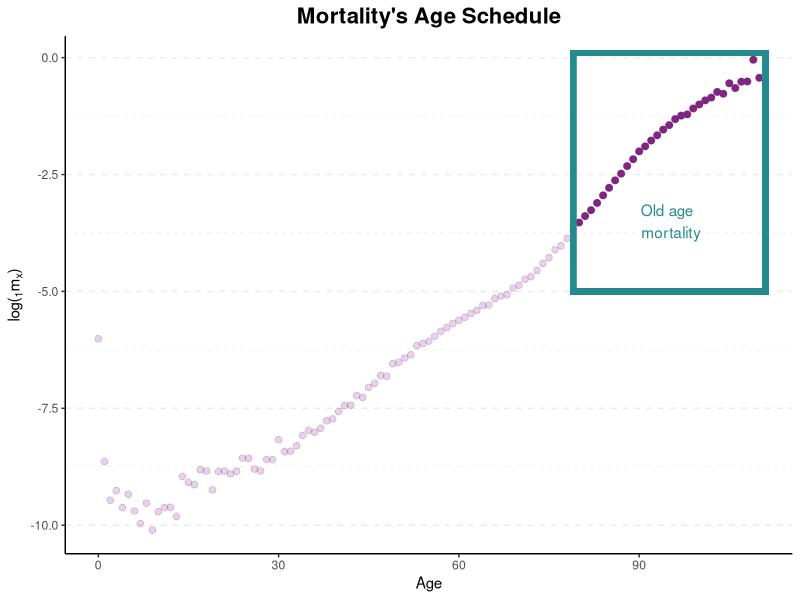
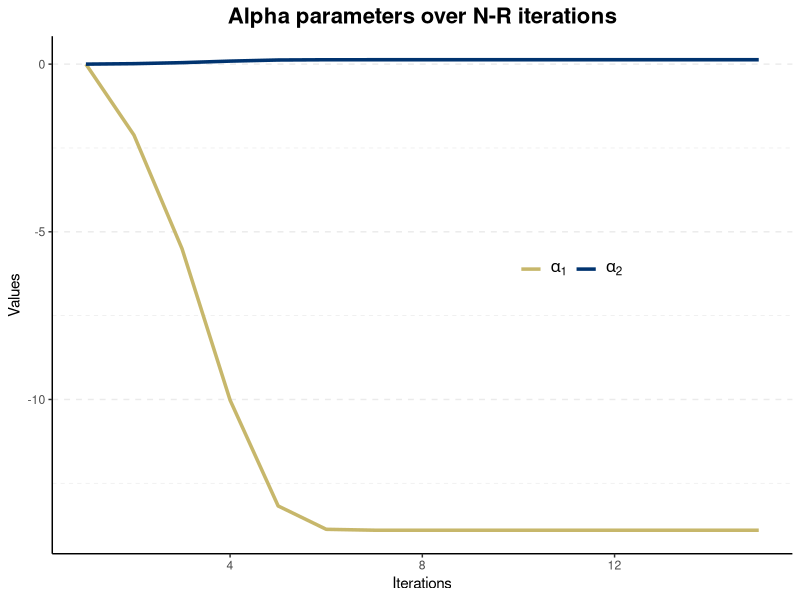
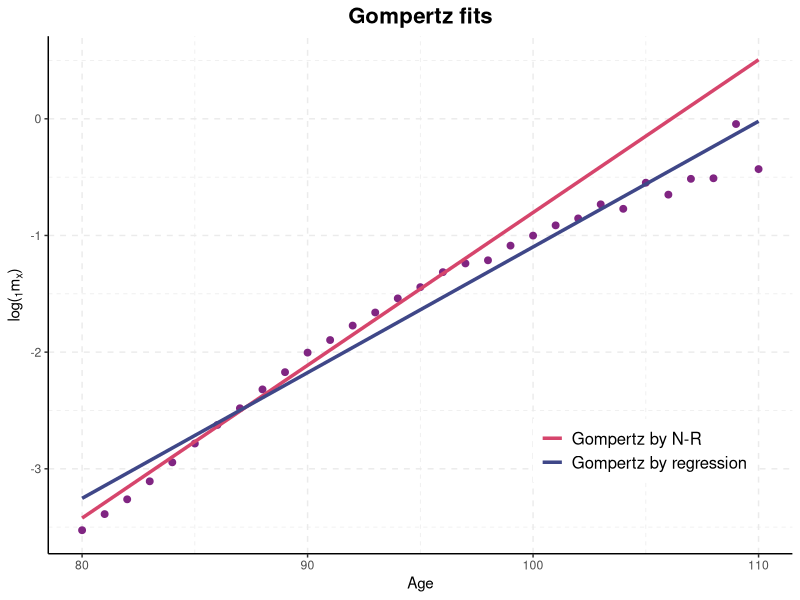
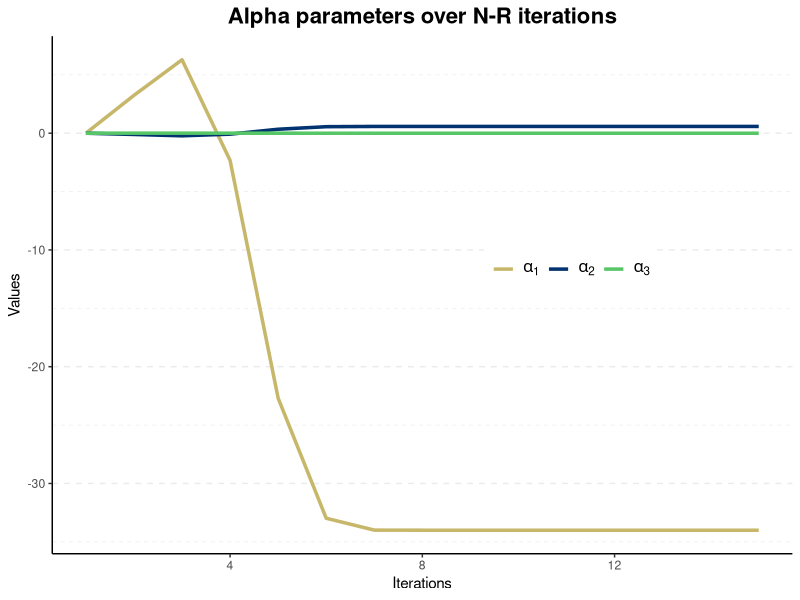
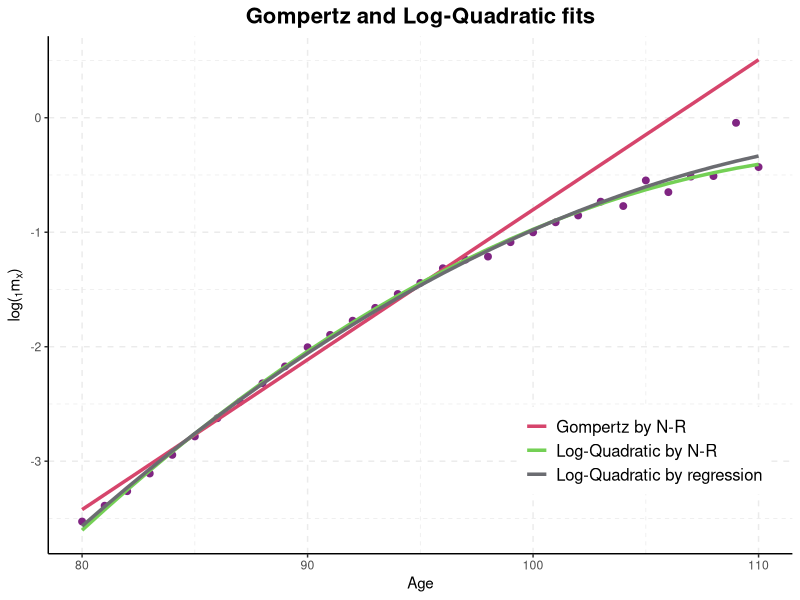

Write the R code that produced these figures, in order.
## ---- chunk 1
knitr::opts_chunk$set(echo = FALSE)
## ---- chunk 2
library(tidyverse)
library(viridis)
library(scales)
## ---- chunk 3
dth = read.delim("./modeling/data/dthES_1x1.txt", 
                 skip = 1,
                 sep = "", 
                 stringsAsFactors=FALSE,
                 header = TRUE)

exp = read.delim("./modeling/data/expES_1x1.txt", 
                 skip = 1,
                 sep = "", 
                 stringsAsFactors=FALSE,
                 header = TRUE)

df.dth = dth %>% 
  filter(Year == 2018) %>% select(Year, Age, Female) %>% 
  mutate(Female = as.numeric(Female))

df.exp = exp %>% 
  filter(Year == 2018) %>% select(Year, Age, Female)

df = df.dth %>% 
  left_join(df.exp, 
            by = c("Year", "Age")) %>% 
  rename("D" = Female.x,
         "N" = Female.y) %>% 
  mutate(mx = D/N,
         Age = ifelse(Age == "110+", 110, Age),
         Age = as.numeric(Age),
         Age2 = Age^2)

ggplot(df, aes(x = Age, y = log(mx))) +
  geom_point(data = df %>% filter(Age >= 80), 
             size = 2, col = "#802582FF") +
  geom_point(data = df %>% filter(Age < 80), 
             size = 2, col = "#802582FF",
             alpha = 0.2) +
  geom_rect(xmin = 79, xmax=111, ymin = -5, ymax = 0.1,
            alpha = 0.1, col = "#238A8DFF", fill = NA,
            size = 2) + 
  theme_bw() +
  theme(plot.title = element_text(size = 16, face = "bold",hjust = 0.5),
        panel.grid.major.y = element_line(linetype = "dashed"),
        panel.grid.minor.y = element_line(linetype = "dashed"),
        panel.grid.major.x = element_blank(),
        panel.grid.minor.x = element_blank(),
        panel.border = element_blank(),
        axis.line.x = element_line(size = 0.5, linetype = "solid", colour = "black"),
        axis.line.y = element_line(size = 0.5, linetype = "solid", colour = "black")) +
  annotate("text",
           label = "Old age \n mortality",
            x = 95,
            y = -3.5,
            col = "#238A8DFF") +
  labs(title = "Mortality's Age Schedule",
       y = expression(paste("log(", {}[1], m[x], ")" )))
## ---- chunk 4
# remove young age mortality
df = df %>% filter(Age >= 80)

fit.reg = lm(log(mx) ~ 1 + Age, 
             df)
coef.reg = fit.reg$coefficients

## ---- chunk 5
# Design matrix
X = matrix(c(rep(1, dim(df)[1]), df$Age),
           ncol = 2)
# vector of deaths and exposure
D = df$D
N = df$N
# Expected deaths according to alpha
Dhat = function(alpha) {
  lambda.hat = X %*% alpha
  return( as.numeric( N * exp(lambda.hat)))
}
# Newton-Raphson algorithm
next_alpha = function(alpha) {
  dhat = Dhat(alpha)
  M = solve ( t(X) %*% diag(dhat) %*% X)
  v = t(X) %*% (D - dhat)
  return( alpha + M %*% v)
}

a = matrix(0, 2, 15)
for (i in 2:ncol(a)) { a[,i] = next_alpha(a[,i-1])}

## ---- chunk 6
df.a = t(a) %>% 
  as.data.frame() %>% 
  rename("alpha1" = V1,
         "alpha2" = V2)

ggplot(df.a, aes(x = 1:15)) +
  geom_line(aes(y = alpha1, col = "alpha1"), size = 1.2) +
  geom_line(aes(y = alpha2, col = "alpha2"), size = 1.2) +
  theme_bw() +
  theme(plot.title = element_text(size = 16, face = "bold",hjust = 0.5),
        legend.position = c(0.7, 0.55),
        legend.title = element_blank(),
        legend.text = element_text(size = 12),
        legend.direction = "horizontal",
        panel.grid.major.y = element_line(linetype = "dashed"),
        panel.grid.minor.y = element_line(linetype = "dashed"),
        panel.grid.major.x = element_blank(),
        panel.grid.minor.x = element_blank(),
        panel.border = element_blank(),
        axis.line.x = element_line(size = 0.5, linetype = "solid", colour = "black"),
        axis.line.y = element_line(size = 0.5, linetype = "solid", colour = "black")) +
  scale_color_manual(values = c("alpha1" = "#C7B76BFF",
                                "alpha2" = "#00336FFF"),
                     labels = c(expression(alpha[1]), expression(alpha[2]))) +
  labs(title = "Alpha parameters over N-R iterations",
       y = "Values",
        x = "Iterations")

## ---- chunk 7
fitted.logmx = X %*% a[, ncol(a)]

df = df %>% 
  mutate(log.mx.hat.NR.gptz = fitted.logmx,
         log.mx.hat.reg.gptz = coef.reg[1] + coef.reg[2]*Age)

ggplot(df, aes(x = Age, y = log(mx), group = 1)) +
  geom_point(size = 2, col = "#802582FF") +  
  geom_line(aes(x = Age, y = log.mx.hat.NR.gptz, 
                col = "Gompertz by N-R" ),
            size = 1.2) +
  geom_line(aes(x = Age, y = log.mx.hat.reg.gptz, 
                col = "Gompertz by regression" ),
            size = 1.2) +
  theme_bw() +
  theme(plot.title = element_text(size = 16, face = "bold", hjust = 0.5),
        legend.position = c(0.8, 0.2),
        legend.title = element_blank(),
        legend.text = element_text(size = 12),
        panel.grid.major.y = element_line(linetype = "dashed"),
        panel.grid.minor.y = element_line(linetype = "dashed"),
        panel.grid.major.x = element_line(linetype = "dashed"),
        panel.grid.minor.x = element_line(linetype = "dashed"),
        panel.border = element_blank(),
        axis.line.x = element_line(size = 0.5, linetype = "solid", colour = "black"),
        axis.line.y = element_line(size = 0.5, linetype = "solid", colour = "black")) +
  scale_color_manual(values = c("Gompertz by N-R" = "#D6456CFF",
                                "Gompertz by regression" = "#3F4788FF")) +
  labs(title = "Gompertz fits",
       y = expression(paste("log(", {}[1], m[x], ")" )))
## ---- chunk 8
# Augment design matrix
X = matrix(c(rep(1, dim(df)[1]), df$Age, df$Age^2),
           ncol = 3)

a = matrix(0, 3, 15)
for (i in 2:ncol(a)) { a[,i] = next_alpha(a[,i-1])}
# round(a, 4)

df.a = t(a) %>% 
  as.data.frame() %>% 
  rename("alpha1" = V1,
         "alpha2" = V2,
         "alpha3" = V3)

ggplot(df.a, aes(x = 1:15)) +
  geom_line(aes(y = alpha1, col = "alpha1"), size = 1.2) +
  geom_line(aes(y = alpha2, col = "alpha2"), size = 1.2) +
  geom_line(aes(y = alpha3, col = "alpha3"), size = 1.2) +

  theme_bw() +
  theme(plot.title = element_text(size = 16, face = "bold",hjust = 0.5),
        legend.position = c(0.7, 0.55),
        legend.title = element_blank(),
        legend.text = element_text(size = 12),
        legend.direction = "horizontal",
        panel.grid.major.y = element_line(linetype = "dashed"),
        panel.grid.minor.y = element_line(linetype = "dashed"),
        panel.grid.major.x = element_blank(),
        panel.grid.minor.x = element_blank(),
        panel.border = element_blank(),
        axis.line.x = element_line(size = 0.5, linetype = "solid", colour = "black"),
        axis.line.y = element_line(size = 0.5, linetype = "solid", colour = "black")) +
  scale_color_manual(values = c("alpha1" = "#C7B76BFF",
                                "alpha2" = "#00336FFF",
                                "alpha3" = "#56C667FF"),
                     labels = c(expression(alpha[1]), 
                                expression(alpha[2]),
                                expression(alpha[3]))) +
  labs(title = "Alpha parameters over N-R iterations",
       y = "Values",
        x = "Iterations")


## ---- chunk 9

fitted.logmx = X %*% a[, ncol(a)]

fit.reg = lm(log(mx) ~ 1 + Age + Age2, 
             df)
coef.reg.lq = fit.reg$coefficients

df = df %>% 
  mutate(log.mx.hat.NR.lq = fitted.logmx,
         log.mx.hat.reg.lq = coef.reg.lq[1] + coef.reg.lq[2]*Age + coef.reg.lq[3]*Age2)

ggplot(df, aes(x = Age, y = log(mx), group = 1)) +
  geom_point(size = 2, col = "#802582FF") +  
  geom_line(aes(x = Age, y = log.mx.hat.NR.gptz, 
                col = "Gompertz by N-R" ),
            size = 1.2) +
  geom_line(aes(x = Age, y = log.mx.hat.NR.lq, 
                col = "Log-Quadratic by N-R" ),
            size = 1.2) +
  geom_line(aes(x = Age, y = log.mx.hat.reg.lq, 
                col = "Log-Quadratic by regression" ),
            size = 1.2) +
  theme_bw() +
  theme(plot.title = element_text(size = 16, face = "bold", hjust = 0.5),
        legend.position = c(0.8, 0.2),
        legend.title = element_blank(),
        legend.text = element_text(size = 12),
        panel.grid.major.y = element_line(linetype = "dashed"),
        panel.grid.minor.y = element_line(linetype = "dashed"),
        panel.grid.major.x = element_line(linetype = "dashed"),
        panel.grid.minor.x = element_line(linetype = "dashed"),
        panel.border = element_blank(),
        axis.line.x = element_line(size = 0.5, linetype = "solid", colour = "black"),
        axis.line.y = element_line(size = 0.5, linetype = "solid", colour = "black")) +
  scale_color_manual(values = c("Gompertz by N-R" = "#D6456CFF",
                                "Log-Quadratic by N-R" = "#74D055FF",
                                "Log-Quadratic by regression" = "#6B6C71FF")) +
  labs(title = "Gompertz and Log-Quadratic fits",
       y = expression(paste("log(", {}[1], m[x], ")" )))


# TO DO: Estimates with a t-regression to diminish outliying value effect !!!

